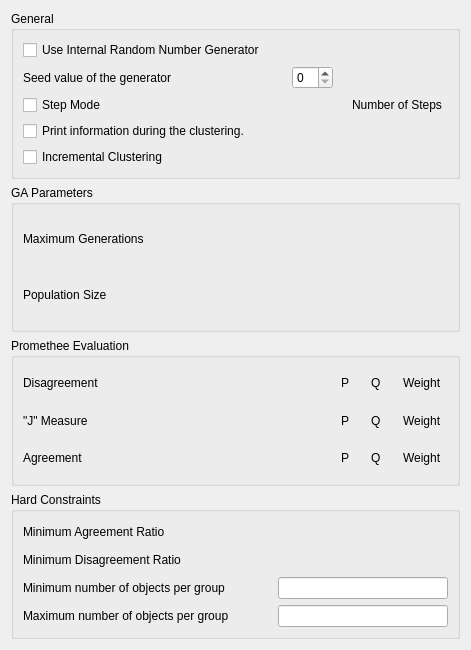
<?xml version="1.0" encoding="UTF-8"?>
<ui version="4.0">
 <class>Config</class>
 <widget class="QWidget" name="Config">
  <property name="geometry">
   <rect>
    <x>0</x>
    <y>0</y>
    <width>471</width>
    <height>650</height>
   </rect>
  </property>
  <property name="windowTitle">
   <string>Form</string>
  </property>
  <layout class="QVBoxLayout" name="verticalLayout">
   <item>
    <widget class="QGroupBox" name="groupBox">
     <property name="title">
      <string>General</string>
     </property>
     <layout class="QVBoxLayout" name="verticalLayout_11">
      <item>
       <widget class="QCheckBox" name="InternalRandom">
        <property name="text">
         <string>Use Internal Random Number Generator</string>
        </property>
       </widget>
      </item>
      <item>
       <layout class="QHBoxLayout" name="_2">
        <item>
         <widget class="QLabel" name="textLabel1_4">
          <property name="text">
           <string>Seed value of the generator</string>
          </property>
          <property name="wordWrap">
           <bool>false</bool>
          </property>
         </widget>
        </item>
        <item>
         <spacer name="spacer24_3">
          <property name="orientation">
           <enum>Qt::Horizontal</enum>
          </property>
          <property name="sizeType">
           <enum>QSizePolicy::Expanding</enum>
          </property>
          <property name="sizeHint" stdset="0">
           <size>
            <width>40</width>
            <height>20</height>
           </size>
          </property>
         </spacer>
        </item>
        <item>
         <widget class="KIntSpinBox" name="Seed">
          <property name="maxValue" stdset="0">
           <number>35000</number>
          </property>
         </widget>
        </item>
        <item>
         <spacer name="spacer25">
          <property name="orientation">
           <enum>Qt::Horizontal</enum>
          </property>
          <property name="sizeType">
           <enum>QSizePolicy::Expanding</enum>
          </property>
          <property name="sizeHint" stdset="0">
           <size>
            <width>40</width>
            <height>20</height>
           </size>
          </property>
         </spacer>
        </item>
       </layout>
      </item>
      <item>
       <layout class="QHBoxLayout" name="horizontalLayout">
        <item>
         <widget class="QCheckBox" name="Step">
          <property name="toolTip">
           <string>Set id the step mode is activ.</string>
          </property>
          <property name="whatsThis">
           <string>When &lt;b&gt;step mode&lt;/b&gt; is checked and the GVCA is launched manually, it stops after a given number of steps.</string>
          </property>
          <property name="text">
           <string>Step Mode</string>
          </property>
         </widget>
        </item>
        <item>
         <spacer name="spacer97">
          <property name="orientation">
           <enum>Qt::Horizontal</enum>
          </property>
          <property name="sizeType">
           <enum>QSizePolicy::Expanding</enum>
          </property>
          <property name="sizeHint" stdset="0">
           <size>
            <width>167</width>
            <height>20</height>
           </size>
          </property>
         </spacer>
        </item>
        <item>
         <widget class="QLabel" name="textLabel7">
          <property name="toolTip">
           <string>Set the number of steps in the step mode.</string>
          </property>
          <property name="whatsThis">
           <string>The GVCA manually launched stops each time a given number of iterations was run.</string>
          </property>
          <property name="text">
           <string>Number of Steps</string>
          </property>
          <property name="wordWrap">
           <bool>false</bool>
          </property>
         </widget>
        </item>
        <item>
         <widget class="KIntNumInput" name="StepGen">
          <property name="toolTip">
           <string>Set the number of steps in the step mode.</string>
          </property>
          <property name="whatsThis">
           <string>The GVCA manually launched stops each time a given number of iterations was run.</string>
          </property>
         </widget>
        </item>
       </layout>
      </item>
      <item>
       <widget class="QCheckBox" name="Cout">
        <property name="text">
         <string>Print information during the clustering.</string>
        </property>
       </widget>
      </item>
      <item>
       <widget class="QCheckBox" name="Incremental">
        <property name="text">
         <string>Incremental Clustering</string>
        </property>
       </widget>
      </item>
     </layout>
    </widget>
   </item>
   <item>
    <widget class="QGroupBox" name="groupBox_3">
     <property name="title">
      <string>GA Parameters</string>
     </property>
     <layout class="QVBoxLayout" name="verticalLayout_3">
      <item>
       <layout class="QHBoxLayout" name="_3">
        <item>
         <widget class="QLabel" name="textLabel6_2">
          <property name="toolTip">
           <string>Set the maximum number of generations of the GVCA.</string>
          </property>
          <property name="whatsThis">
           <string>The end condition used by the GVCA is a maximum number of iterations specified by &lt;b&gt;maximum generation&lt;/b&gt;.</string>
          </property>
          <property name="text">
           <string>Maximum Generations</string>
          </property>
          <property name="wordWrap">
           <bool>false</bool>
          </property>
         </widget>
        </item>
        <item>
         <spacer name="spacer98_2">
          <property name="orientation">
           <enum>Qt::Horizontal</enum>
          </property>
          <property name="sizeType">
           <enum>QSizePolicy::Expanding</enum>
          </property>
          <property name="sizeHint" stdset="0">
           <size>
            <width>40</width>
            <height>20</height>
           </size>
          </property>
         </spacer>
        </item>
        <item>
         <widget class="KIntNumInput" name="MaxGen">
          <property name="toolTip">
           <string>Set the maximum number of generations of the GVCA.</string>
          </property>
          <property name="whatsThis">
           <string>The end condition used by the GVCA is a maximum number of iterations specified by &lt;b&gt;maximum generation&lt;/b&gt;.</string>
          </property>
         </widget>
        </item>
       </layout>
      </item>
      <item>
       <layout class="QHBoxLayout" name="_6">
        <item>
         <widget class="QLabel" name="textLabel6">
          <property name="toolTip">
           <string>Set the size of the population for the GVCA.</string>
          </property>
          <property name="whatsThis">
           <string>When running, the GVCA uses a population containing &lt;b&gt;population size&lt;/b&gt; number of chromosomes. A population size of &lt;i&gt;16&lt;/i&gt; is a good choice.</string>
          </property>
          <property name="text">
           <string>Population Size</string>
          </property>
          <property name="wordWrap">
           <bool>false</bool>
          </property>
         </widget>
        </item>
        <item>
         <spacer name="spacer98">
          <property name="orientation">
           <enum>Qt::Horizontal</enum>
          </property>
          <property name="sizeType">
           <enum>QSizePolicy::Expanding</enum>
          </property>
          <property name="sizeHint" stdset="0">
           <size>
            <width>40</width>
            <height>20</height>
           </size>
          </property>
         </spacer>
        </item>
        <item>
         <widget class="KIntNumInput" name="PopSize">
          <property name="toolTip">
           <string>Set the size of the population for the GVCA.</string>
          </property>
          <property name="whatsThis">
           <string>When running, the GVCA uses a population containing &lt;b&gt;population size&lt;/b&gt; number of chromosomes. A population size of &lt;i&gt;16&lt;/i&gt; is a good choice.</string>
          </property>
         </widget>
        </item>
       </layout>
      </item>
     </layout>
    </widget>
   </item>
   <item>
    <widget class="QGroupBox" name="groupBox_5">
     <property name="title">
      <string>Promethee Evaluation</string>
     </property>
     <layout class="QVBoxLayout" name="verticalLayout_5">
      <item>
       <layout class="QHBoxLayout" name="_8">
        <item>
         <widget class="QLabel" name="textLabel1_6">
          <property name="text">
           <string>Disagreement</string>
          </property>
          <property name="wordWrap">
           <bool>false</bool>
          </property>
         </widget>
        </item>
        <item>
         <spacer name="spacer2_8">
          <property name="orientation">
           <enum>Qt::Horizontal</enum>
          </property>
          <property name="sizeType">
           <enum>QSizePolicy::MinimumExpanding</enum>
          </property>
          <property name="sizeHint" stdset="0">
           <size>
            <width>10</width>
            <height>20</height>
           </size>
          </property>
         </spacer>
        </item>
        <item>
         <widget class="QLabel" name="txts_8">
          <property name="toolTip">
           <string>Set the preference threshold.</string>
          </property>
          <property name="whatsThis">
           <string>When the relativ difference for two solutions for the criterion is greather than &lt;b&gt;p&lt;/p&gt;, the best solution is prefered.</string>
          </property>
          <property name="text">
           <string>P</string>
          </property>
          <property name="wordWrap">
           <bool>false</bool>
          </property>
         </widget>
        </item>
        <item>
         <widget class="KDoubleNumInput" name="DisagreementP">
          <property name="toolTip">
           <string>Set the preference threshold.</string>
          </property>
          <property name="whatsThis">
           <string>When the relativ difference for two solutions for the criterion is greather than &lt;b&gt;p&lt;/p&gt;, the best solution is prefered.</string>
          </property>
         </widget>
        </item>
        <item>
         <spacer name="spacer2_2_6">
          <property name="orientation">
           <enum>Qt::Horizontal</enum>
          </property>
          <property name="sizeType">
           <enum>QSizePolicy::Fixed</enum>
          </property>
          <property name="sizeHint" stdset="0">
           <size>
            <width>10</width>
            <height>20</height>
           </size>
          </property>
         </spacer>
        </item>
        <item>
         <widget class="QLabel" name="txts_2_6">
          <property name="toolTip">
           <string>Set the indeference threshold.</string>
          </property>
          <property name="whatsThis">
           <string>When the relativ difference for two solutions for the criterion is smaller than &lt;b&gt;q&lt;/p&gt;, the two solutions are considered to be similar.</string>
          </property>
          <property name="text">
           <string>Q</string>
          </property>
          <property name="wordWrap">
           <bool>false</bool>
          </property>
         </widget>
        </item>
        <item>
         <widget class="KDoubleNumInput" name="DisagreementQ">
          <property name="toolTip">
           <string>Set the indeference threshold.</string>
          </property>
          <property name="whatsThis">
           <string>When the relativ difference for two solutions for the criterion is smaller than &lt;b&gt;q&lt;/p&gt;, the two solutions are considered to be similar.</string>
          </property>
         </widget>
        </item>
        <item>
         <spacer name="spacer2_3_6">
          <property name="orientation">
           <enum>Qt::Horizontal</enum>
          </property>
          <property name="sizeType">
           <enum>QSizePolicy::Fixed</enum>
          </property>
          <property name="sizeHint" stdset="0">
           <size>
            <width>10</width>
            <height>20</height>
           </size>
          </property>
         </spacer>
        </item>
        <item>
         <widget class="QLabel" name="txts_3_6">
          <property name="toolTip">
           <string>Set the weight.</string>
          </property>
          <property name="whatsThis">
           <string>The &lt;b&gt;weight&lt;/b&gt; for the criterion specify its importance in comparison to the others criteria.</string>
          </property>
          <property name="text">
           <string>Weight</string>
          </property>
          <property name="wordWrap">
           <bool>false</bool>
          </property>
         </widget>
        </item>
        <item>
         <widget class="KDoubleNumInput" name="DisagreementWeight">
          <property name="toolTip">
           <string>Set the weight.</string>
          </property>
          <property name="whatsThis">
           <string>The &lt;b&gt;weight&lt;/b&gt; for the criterion specify its importance in comparison to the others criteria.</string>
          </property>
         </widget>
        </item>
       </layout>
      </item>
      <item>
       <layout class="QHBoxLayout" name="_7">
        <item>
         <widget class="QLabel" name="textLabel1">
          <property name="whatsThis">
           <string>The &lt;b&gt;J measure&lt;/b&gt; represents a ratio between the minimum distance separating two virtual communities and the compactness of each virtual community.</string>
          </property>
          <property name="text">
           <string>&quot;J&quot; Measure</string>
          </property>
          <property name="wordWrap">
           <bool>false</bool>
          </property>
         </widget>
        </item>
        <item>
         <spacer name="spacer2">
          <property name="orientation">
           <enum>Qt::Horizontal</enum>
          </property>
          <property name="sizeType">
           <enum>QSizePolicy::MinimumExpanding</enum>
          </property>
          <property name="sizeHint" stdset="0">
           <size>
            <width>10</width>
            <height>20</height>
           </size>
          </property>
         </spacer>
        </item>
        <item>
         <widget class="QLabel" name="txts">
          <property name="toolTip">
           <string>Set the preference threshold.</string>
          </property>
          <property name="whatsThis">
           <string>When the relativ difference for two solutions for the criterion is greather than &lt;b&gt;p&lt;/p&gt;, the best solution is prefered.</string>
          </property>
          <property name="text">
           <string>P</string>
          </property>
          <property name="wordWrap">
           <bool>false</bool>
          </property>
         </widget>
        </item>
        <item>
         <widget class="KDoubleNumInput" name="SimP">
          <property name="toolTip">
           <string>Set the preference threshold.</string>
          </property>
          <property name="whatsThis">
           <string>When the relativ difference for two solutions for the criterion is greather than &lt;b&gt;p&lt;/p&gt;, the best solution is prefered.</string>
          </property>
         </widget>
        </item>
        <item>
         <spacer name="spacer2_2">
          <property name="orientation">
           <enum>Qt::Horizontal</enum>
          </property>
          <property name="sizeType">
           <enum>QSizePolicy::Fixed</enum>
          </property>
          <property name="sizeHint" stdset="0">
           <size>
            <width>10</width>
            <height>20</height>
           </size>
          </property>
         </spacer>
        </item>
        <item>
         <widget class="QLabel" name="txts_2">
          <property name="toolTip">
           <string>Set the indeference threshold.</string>
          </property>
          <property name="whatsThis">
           <string>When the relativ difference for two solutions for the criterion is smaller than &lt;b&gt;q&lt;/p&gt;, the two solutions are considered to be similar.</string>
          </property>
          <property name="text">
           <string>Q</string>
          </property>
          <property name="wordWrap">
           <bool>false</bool>
          </property>
         </widget>
        </item>
        <item>
         <widget class="KDoubleNumInput" name="SimQ">
          <property name="toolTip">
           <string>Set the indeference threshold.</string>
          </property>
          <property name="whatsThis">
           <string>When the relativ difference for two solutions for the criterion is smaller than &lt;b&gt;q&lt;/p&gt;, the two solutions are considered to be similar.</string>
          </property>
         </widget>
        </item>
        <item>
         <spacer name="spacer2_3">
          <property name="orientation">
           <enum>Qt::Horizontal</enum>
          </property>
          <property name="sizeType">
           <enum>QSizePolicy::Fixed</enum>
          </property>
          <property name="sizeHint" stdset="0">
           <size>
            <width>10</width>
            <height>20</height>
           </size>
          </property>
         </spacer>
        </item>
        <item>
         <widget class="QLabel" name="txts_3">
          <property name="toolTip">
           <string>Set the weight.</string>
          </property>
          <property name="whatsThis">
           <string>The &lt;b&gt;weight&lt;/b&gt; for the criterion specify its importance in comparison to the others criteria.</string>
          </property>
          <property name="text">
           <string>Weight</string>
          </property>
          <property name="wordWrap">
           <bool>false</bool>
          </property>
         </widget>
        </item>
        <item>
         <widget class="KDoubleNumInput" name="SimWeight">
          <property name="toolTip">
           <string>Set the weight.</string>
          </property>
          <property name="whatsThis">
           <string>The &lt;b&gt;weight&lt;/b&gt; for the criterion specify its importance in comparison to the others criteria.</string>
          </property>
         </widget>
        </item>
       </layout>
      </item>
      <item>
       <layout class="QHBoxLayout" name="_9">
        <item>
         <widget class="QLabel" name="textLabel1_5">
          <property name="text">
           <string>Agreement</string>
          </property>
          <property name="wordWrap">
           <bool>false</bool>
          </property>
         </widget>
        </item>
        <item>
         <spacer name="spacer2_7">
          <property name="orientation">
           <enum>Qt::Horizontal</enum>
          </property>
          <property name="sizeType">
           <enum>QSizePolicy::MinimumExpanding</enum>
          </property>
          <property name="sizeHint" stdset="0">
           <size>
            <width>10</width>
            <height>20</height>
           </size>
          </property>
         </spacer>
        </item>
        <item>
         <widget class="QLabel" name="txts_7">
          <property name="toolTip">
           <string>Set the preference threshold.</string>
          </property>
          <property name="whatsThis">
           <string>When the relativ difference for two solutions for the criterion is greather than &lt;b&gt;p&lt;/p&gt;, the best solution is prefered.</string>
          </property>
          <property name="text">
           <string>P</string>
          </property>
          <property name="wordWrap">
           <bool>false</bool>
          </property>
         </widget>
        </item>
        <item>
         <widget class="KDoubleNumInput" name="AgreementP">
          <property name="toolTip">
           <string>Set the preference threshold.</string>
          </property>
          <property name="whatsThis">
           <string>When the relativ difference for two solutions for the criterion is greather than &lt;b&gt;p&lt;/p&gt;, the best solution is prefered.</string>
          </property>
         </widget>
        </item>
        <item>
         <spacer name="spacer2_2_5">
          <property name="orientation">
           <enum>Qt::Horizontal</enum>
          </property>
          <property name="sizeType">
           <enum>QSizePolicy::Fixed</enum>
          </property>
          <property name="sizeHint" stdset="0">
           <size>
            <width>10</width>
            <height>20</height>
           </size>
          </property>
         </spacer>
        </item>
        <item>
         <widget class="QLabel" name="txts_2_5">
          <property name="toolTip">
           <string>Set the indeference threshold.</string>
          </property>
          <property name="whatsThis">
           <string>When the relativ difference for two solutions for the criterion is smaller than &lt;b&gt;q&lt;/p&gt;, the two solutions are considered to be similar.</string>
          </property>
          <property name="text">
           <string>Q</string>
          </property>
          <property name="wordWrap">
           <bool>false</bool>
          </property>
         </widget>
        </item>
        <item>
         <widget class="KDoubleNumInput" name="AgreementQ">
          <property name="toolTip">
           <string>Set the indeference threshold.</string>
          </property>
          <property name="whatsThis">
           <string>When the relativ difference for two solutions for the criterion is smaller than &lt;b&gt;q&lt;/p&gt;, the two solutions are considered to be similar.</string>
          </property>
         </widget>
        </item>
        <item>
         <spacer name="spacer2_3_5">
          <property name="orientation">
           <enum>Qt::Horizontal</enum>
          </property>
          <property name="sizeType">
           <enum>QSizePolicy::Fixed</enum>
          </property>
          <property name="sizeHint" stdset="0">
           <size>
            <width>10</width>
            <height>20</height>
           </size>
          </property>
         </spacer>
        </item>
        <item>
         <widget class="QLabel" name="txts_3_5">
          <property name="toolTip">
           <string>Set the weight.</string>
          </property>
          <property name="whatsThis">
           <string>The &lt;b&gt;weight&lt;/b&gt; for the criterion specify its importance in comparison to the others criteria.</string>
          </property>
          <property name="text">
           <string>Weight</string>
          </property>
          <property name="wordWrap">
           <bool>false</bool>
          </property>
         </widget>
        </item>
        <item>
         <widget class="KDoubleNumInput" name="AgreementWeight">
          <property name="toolTip">
           <string>Set the weight.</string>
          </property>
          <property name="whatsThis">
           <string>The &lt;b&gt;weight&lt;/b&gt; for the criterion specify its importance in comparison to the others criteria.</string>
          </property>
         </widget>
        </item>
       </layout>
      </item>
     </layout>
    </widget>
   </item>
   <item>
    <widget class="QGroupBox" name="groupBox_4">
     <property name="title">
      <string>Hard Constraints</string>
     </property>
     <layout class="QVBoxLayout" name="verticalLayout_4">
      <item>
       <layout class="QHBoxLayout" name="_5">
        <item>
         <widget class="QLabel" name="textLabel8">
          <property name="toolTip">
           <string>Set a threshold for the minimum agreement ratio between two profiles to force them to be grouped together.</string>
          </property>
          <property name="whatsThis">
           <string>If the &lt;b&gt;agreement ratio&lt;/b&gt; between two subprofiles is greater or equal to the &lt;b&gt;Minimum Agreement Threshold&lt;/b&gt;, the two profiles are always grouped together.</string>
          </property>
          <property name="text">
           <string>Minimum Agreement Ratio</string>
          </property>
          <property name="wordWrap">
           <bool>false</bool>
          </property>
         </widget>
        </item>
        <item>
         <spacer name="spacer101">
          <property name="orientation">
           <enum>Qt::Horizontal</enum>
          </property>
          <property name="sizeType">
           <enum>QSizePolicy::Expanding</enum>
          </property>
          <property name="sizeHint" stdset="0">
           <size>
            <width>40</width>
            <height>20</height>
           </size>
          </property>
         </spacer>
        </item>
        <item>
         <widget class="KDoubleNumInput" name="MinAgreement">
          <property name="toolTip">
           <string>Set a threshold for the minimum agreement ratio between two documents to force them to be grouped together.</string>
          </property>
          <property name="whatsThis">
           <string>If the &lt;b&gt;agreement ratio&lt;/b&gt; between two documents is greater or equal to the &lt;b&gt;Minimum Agreement Threshold&lt;/b&gt;, the two documents are always grouped together.</string>
          </property>
         </widget>
        </item>
       </layout>
      </item>
      <item>
       <layout class="QHBoxLayout" name="_4">
        <item>
         <widget class="QLabel" name="textLabel8_2">
          <property name="toolTip">
           <string>Set a threshold for the minimum disagreement ratio between two profiles to avoid them to be grouped together.</string>
          </property>
          <property name="whatsThis">
           <string>If the &lt;b&gt;disagreement ratio&lt;/b&gt; between two subprofiles is greater or equal to the &lt;b&gt;Minimum Disagreement Threshold&lt;/b&gt;, the two profiles can never be grouped together.</string>
          </property>
          <property name="text">
           <string>Minimum Disagreement Ratio</string>
          </property>
          <property name="wordWrap">
           <bool>false</bool>
          </property>
         </widget>
        </item>
        <item>
         <spacer name="spacer101_2">
          <property name="orientation">
           <enum>Qt::Horizontal</enum>
          </property>
          <property name="sizeType">
           <enum>QSizePolicy::Expanding</enum>
          </property>
          <property name="sizeHint" stdset="0">
           <size>
            <width>40</width>
            <height>20</height>
           </size>
          </property>
         </spacer>
        </item>
        <item>
         <widget class="KDoubleNumInput" name="MinDisagreement">
          <property name="toolTip">
           <string>Set a threshold for the minimum disagreement ratio between two documents to avoid them to be grouped together.</string>
          </property>
          <property name="whatsThis">
           <string>If the &lt;b&gt;disagreement ratio&lt;/b&gt; between two documents is greater or equal to the &lt;b&gt;Minimum Disagreement Threshold&lt;/b&gt;, the two docments can never be grouped together.</string>
          </property>
         </widget>
        </item>
       </layout>
      </item>
      <item>
       <layout class="QHBoxLayout" name="horizontalLayout_3">
        <item>
         <widget class="QLabel" name="label">
          <property name="text">
           <string>Minimum number of objects per group</string>
          </property>
         </widget>
        </item>
        <item>
         <spacer name="horizontalSpacer">
          <property name="orientation">
           <enum>Qt::Horizontal</enum>
          </property>
          <property name="sizeHint" stdset="0">
           <size>
            <width>20</width>
            <height>20</height>
           </size>
          </property>
         </spacer>
        </item>
        <item>
         <widget class="QLineEdit" name="NbMinObjs">
          <property name="minimumSize">
           <size>
            <width>170</width>
            <height>0</height>
           </size>
          </property>
         </widget>
        </item>
       </layout>
      </item>
      <item>
       <layout class="QHBoxLayout" name="horizontalLayout_4">
        <item>
         <widget class="QLabel" name="label_2">
          <property name="text">
           <string>Maximum number of objects per group</string>
          </property>
         </widget>
        </item>
        <item>
         <spacer name="horizontalSpacer_2">
          <property name="orientation">
           <enum>Qt::Horizontal</enum>
          </property>
          <property name="sizeHint" stdset="0">
           <size>
            <width>20</width>
            <height>20</height>
           </size>
          </property>
         </spacer>
        </item>
        <item>
         <widget class="QLineEdit" name="NbMaxObjs">
          <property name="minimumSize">
           <size>
            <width>170</width>
            <height>0</height>
           </size>
          </property>
         </widget>
        </item>
       </layout>
      </item>
     </layout>
    </widget>
   </item>
  </layout>
 </widget>
 <customwidgets>
  <customwidget>
   <class>KDoubleNumInput</class>
   <extends>QWidget</extends>
   <header>knuminput.h</header>
  </customwidget>
  <customwidget>
   <class>KIntSpinBox</class>
   <extends>QSpinBox</extends>
   <header>knuminput.h</header>
  </customwidget>
  <customwidget>
   <class>KIntNumInput</class>
   <extends>QWidget</extends>
   <header>knuminput.h</header>
  </customwidget>
 </customwidgets>
 <resources/>
 <connections>
  <connection>
   <sender>InternalRandom</sender>
   <signal>toggled(bool)</signal>
   <receiver>Seed</receiver>
   <slot>setDisabled(bool)</slot>
   <hints>
    <hint type="sourcelabel">
     <x>102</x>
     <y>53</y>
    </hint>
    <hint type="destinationlabel">
     <x>341</x>
     <y>82</y>
    </hint>
   </hints>
  </connection>
 </connections>
</ui>
